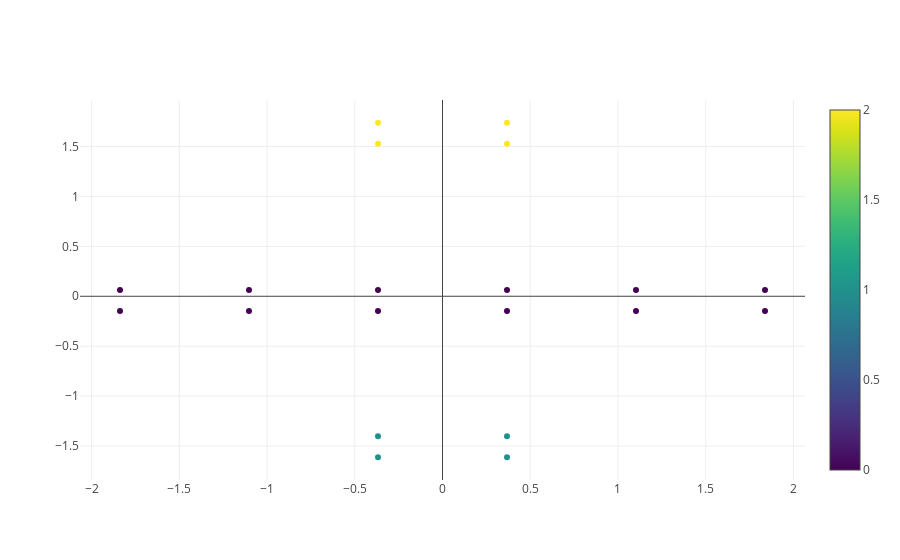

The code cell stored with this chart in its notebook:
### Code cell
trace1 = go.Scatter(
    x = X_DF.iloc[:,0],
    y = X_DF.iloc[:,1],
    mode='markers',
    marker=dict(
        size='6',
        color = X_DF.iloc[:,2], #set color equal to a variable
        colorscale='Viridis',
        showscale=True
    )
)
data = [trace1]

iplot(data)

### Figure 1 — Plotly figure (JSON) as saved in the notebook; plotly's stock layout.template omitted (floating-point values rounded to 4 significant figures)
{"data": [{"marker": {"color": [0, 0, 0, 0, 0, 0, 0, 0, 0, 0, 0, 0, 1, 1, 1, 1, 2, 2, 2, 2], "colorscale": "Viridis", "showscale": true, "size": "6"}, "mode": "markers", "type": "scatter", "x": [-1.838, -1.838, -1.103, -1.103, -0.3676, -0.3676, 0.3676, 0.3676, 1.103, 1.103, 1.838, 1.838, -0.3676, -0.3676, 0.3676, 0.3676, -0.3676, -0.3676, 0.3676, 0.3676], "y": [-0.1466, 0.06281, -0.1466, 0.06281, -0.1466, 0.06281, -0.1466, 0.06281, -0.1466, 0.06281, -0.1466, 0.06281, -1.612, -1.403, -1.612, -1.403, 1.528, 1.738, 1.528, 1.738]}], "layout": {}}
